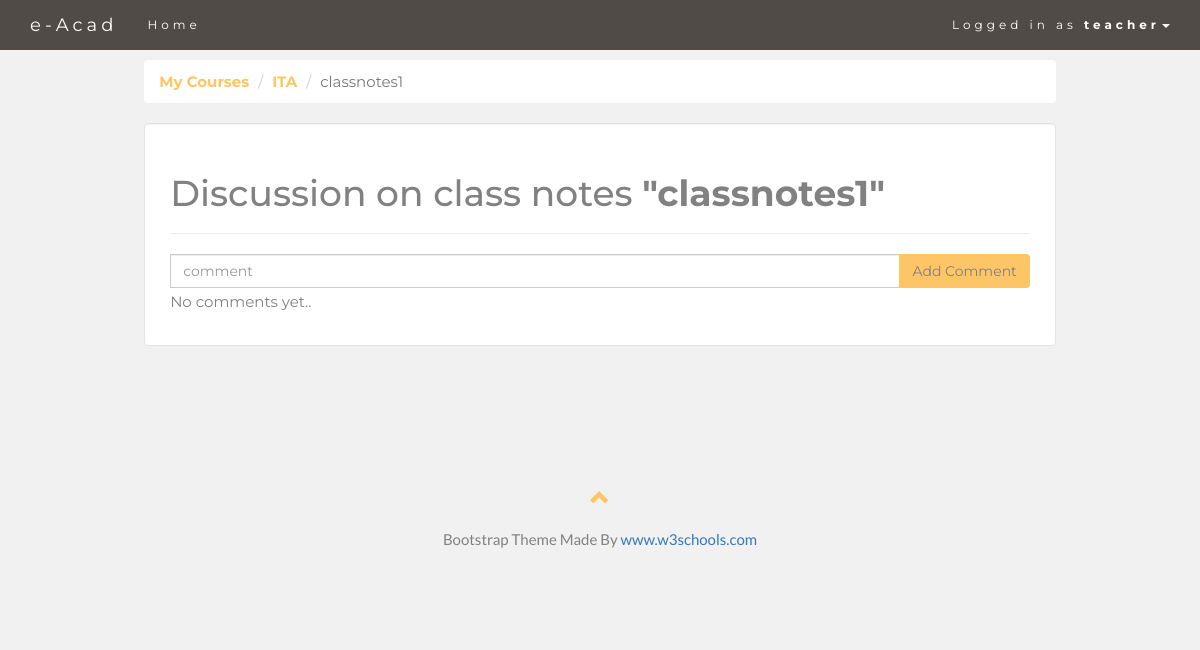
/teachers/course/16/classnotes/discussion/21/ (signed in), run on the app's committed database.
### classroom/models.py (models this page shows, shortened)
class User(AbstractUser):
    is_student = models.BooleanField(default=False)
    is_teacher = models.BooleanField(default=False)
    is_ta = models.BooleanField(default=False)
    semester = models.IntegerField(default=0)
    RollNo = models.CharField(max_length=100, default='')
    vote = models.BooleanField(default=False)

class Course(models.Model):
    owner = models.ForeignKey(User, on_delete=models.CASCADE, related_name='courses')
    semester = models.IntegerField(default=0)
    course_code = models.CharField(max_length=100, default='course_code')
    course_title = models.CharField(max_length=100, default='course_title')
    about = models.TextField(default='anything about course')
    totalclasses = models.IntegerField(default=0)
    classestaken = models.IntegerField(default=0)

class Document(models.Model):
    course = models.ForeignKey(Course, on_delete=models.CASCADE, related_name='documents')
    file_name = models.CharField(max_length=500, default='')
    file_upload = models.FileField(upload_to='documents/')
    uploaded_at = models.DateTimeField(default=timezone.now)

### classroom/views/teachers.py (the view)
# urls.py: path('teachers/course/<int:course_pk>/classnotes/discussion/<int:notes_pk>/', teachers.add_comment_to_post, name='add_comment_to_post'),
@login_required
@teacher_required
def add_comment_to_post(request,course_pk, notes_pk):
    course = get_object_or_404(Course,pk=course_pk)
    document = get_object_or_404(Document, pk=notes_pk)
    comments = document.comments.filter(approved_comment=True, parent__isnull=True)
    if request.method == 'POST':
        comment_form = CommentForm(data=request.POST)
        if comment_form.is_valid():
            parent_obj = None
            try:
                parent_id = int(request.POST.get('parent_id'))
            except:
                parent_id = None
            if parent_id:
                parent_obj = Comment.objects.get(id=parent_id)
                if parent_obj:
                    replay_comment = comment_form.save(commit=False)
                    replay_comment.parent = parent_obj
            new_comment = comment_form.save(commit=False)
            new_comment.course = course
            new_comment.document = document
            new_comment.user = request.user
            new_comment.save()
            return redirect('.')
    else:
        comment_form = CommentForm()
    return render(request, 'classroom/teachers/add_comment.html', {'course':course,'document':document, 'comments':comments, 'comment_form':comment_form})

### classroom/forms.py
class CommentForm(forms.ModelForm):
    class Meta:
        model = Comment
        fields = ('text',)

### classroom/templates/classroom/teachers/add_comment.html (shortened to what this page needs)
{% extends 'base.html' %}
{% load crispy_forms_tags %}
{% block content %}
  <nav aria-label="breadcrumb">
    <ol class="breadcrumb">
      <li class="breadcrumb-item"><a href="{% url 'course_add' %}" class="yellow">My Courses</a></li>
      <li class="breadcrumb-item"><a href="{% url 'course_view' course.id %}" class="yellow">{{ course.course_title }}</a></li>
      <li class="breadcrumb-item active" aria-current="page">{{ document.file_name }}</li>
    </ol>
  </nav>
    <div class="well">
      <div class="page-header">
          <h1>Discussion on class notes <strong>"{{ document.file_name }}"</strong></h1>
      </div>
        <form action="." method="post">
            <div class="input-group">
            <input type="text" name="text" class="form-control" size="50" placeholder="comment" required>
            <div class="input-group-btn">
            <button type="submit" class="btn btn-button">Add Comment</button>
            </div>
            </div>
        </form>
        {% for comment in comments.all %}
        <div class="media">
            <div class="media-left">
                <img class="media-object" style="width:45px">
            </div>
            <div class="media-body">
                <h4 class="media-heading">{{ comment.user.first_name }} {{ comment.user.last_name }} <small><i>Posted on  {{ comment.created_date }}</i></small>
                    {% if user == comment.user %}
                        <a class="btn btn-default" href="{% url 'comment_remove' comment.pk %}" data-toggle="popover" data-trigger="hover" data-placement="bottom" data-content="   comment and replies under this will be deleted" ><span class="glyphicon glyphicon-trash"></span></a>
                        <a class="btn btn-default" href="{% url 'comment_approve' comment.pk %}" ><span class="glyphicon glyphicon-edit"></span></a>
                    {% endif %}
                </h4>
                <h5>{{ comment.text }}</h5>
                {% for reply in comment.replies.all %}
                <div class="media">
                    <div class="media-left">
                        <span class="glyphicon glyphicon-share-alt logo-small"></span>
                    </div>
                    <div class="media-body">
                        <h4 class="media-heading">{{ reply.user.first_name }} {{ reply.user.last_name }} <small><i>Posted on {{ reply.created_date }}</i></small>
                            {% if user == reply.user %}
                            <a class="btn btn-default" href="{% url 'reply_remove' reply.pk %}" ><span class="glyphicon glyphicon-trash"></span></a>
                            <a class="btn btn-default" href="{% url 'reply_approve' reply.pk %}" ><span class="glyphicon glyphicon-edit"></span></a>
                            {% endif %}
                        </h4>
                        <h5>{{ reply.text }}</h5>
                    </div>
                </div>
                {% empty %}
                <p>No replies yet</p>
                {% endfor %}
                <form action="." method="post">
                    <div class="input-group">
                        {% csrf_token %}
                        <input type="text" name="text" class="form-control" size="50" placeholder="reply" required>
                        <input type="hidden" name="parent_id" value="{{ comment.id }}">
                        <div class="input-group-btn">
                            <button type="submit" class="btn" style="background-color: #514b48; color: white;">Reply</button>
                        </div>
                    </div>
                </form>
            </div>
        </div>
        {% empty %}
        <p>No comments yet..</p>
        {% endfor %}
    </div>
{% endblock %}

### templates/base.html (shortened to what this page needs)
{% load static %}
<!DOCTYPE html>
<html lang="en">
<head>
  <link rel="stylesheet" href="https://maxcdn.bootstrapcdn.com/bootstrap/3.3.7/css/bootstrap.min.css">
</head>
<body id="myPage" data-spy="scroll" data-target=".navbar" data-offset="60">
<nav class="navbar navbar-default navbar-fixed-top">
  <div class="container">
    <div class="navbar-header">
      <a class="navbar-brand" href="#myPage">e-Acad</a>
    </div>
    <div class="collapse navbar-collapse" id="myNavbar">
      <ul class="nav navbar-nav ">
        <li><a href="{% url 'home' %}">Home</a></li>
      </ul>
      <ul class="nav navbar-nav navbar-right">
        {% if user.is_authenticated %}
        <li class="dropdown" >
        <a class="dropdown-toggle"  style="background-color: #514b48;" data-toggle="dropdown"  href="#">Logged in as <strong>{{ user.username }}</strong><span class="caret"></span></a>
        </li>
         {% endif %}
      </ul>
    </div>
  </div>
</nav>
<div class="container-fluid">
<div class="row">
  <div class="col-sm-1">
  </div>
  <div class="col-sm-10">
  {% block content %}
{% endblock %}
  </div>
  <div class="col-sm-1">
  </div>
</div>
</div>
<footer class="container-fluid text-center">
  <a href="#myPage" title="To Top">
    <span class="glyphicon glyphicon-chevron-up"></span>
  </a>
  <p>Bootstrap Theme Made By <a href="https://www.w3schools.com" title="Visit w3schools">www.w3schools.com</a></p>
</footer>
</body>
</html>

### templates/base.html (style rules this page uses)
body { font: 400 15px Lato, sans-serif; line-height: 1.8; color: #818181; background-color: #F1F1F2; }
ol.breadcrumb { background-color: #fff; font-family: Montserrat, sans-serif; }
.well { background-color: white; padding: 10px 25px 20px 25px; font-family: Montserrat, sans-serif; }
.btn-button { background-color: #FDC566; }
a.yellow { color:#FDC566; font-weight: bold; }
.container-fluid { padding: 60px 50px; }
.navbar { margin-bottom: 0; background-color: #514b48; z-index: 9999; border: 0; font-size: 12px !important; line-height: 1.42857143 !important; letter-spacing: 4px; border-radius: 0; font-family: Montserrat, sans-serif; }
.navbar li a, .navbar .navbar-brand { color: #fff !important; }
footer .glyphicon { font-size: 20px; margin-bottom: 20px; color: #FDC566; }

### data on the page
User: username "teacher"
Course: course_title "ITA"
Document: file_name "classnotes1"
